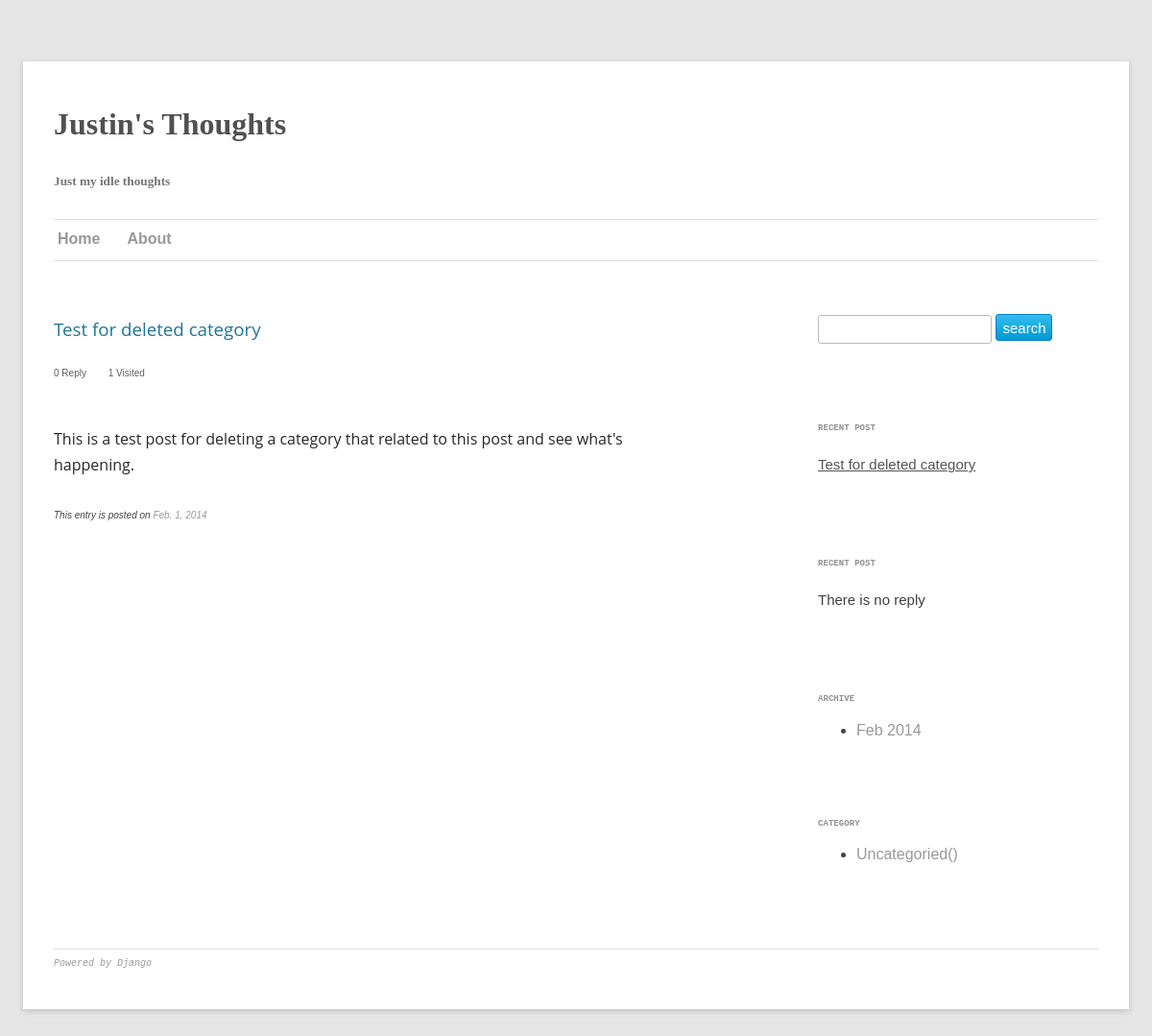
The app's page /, older data.
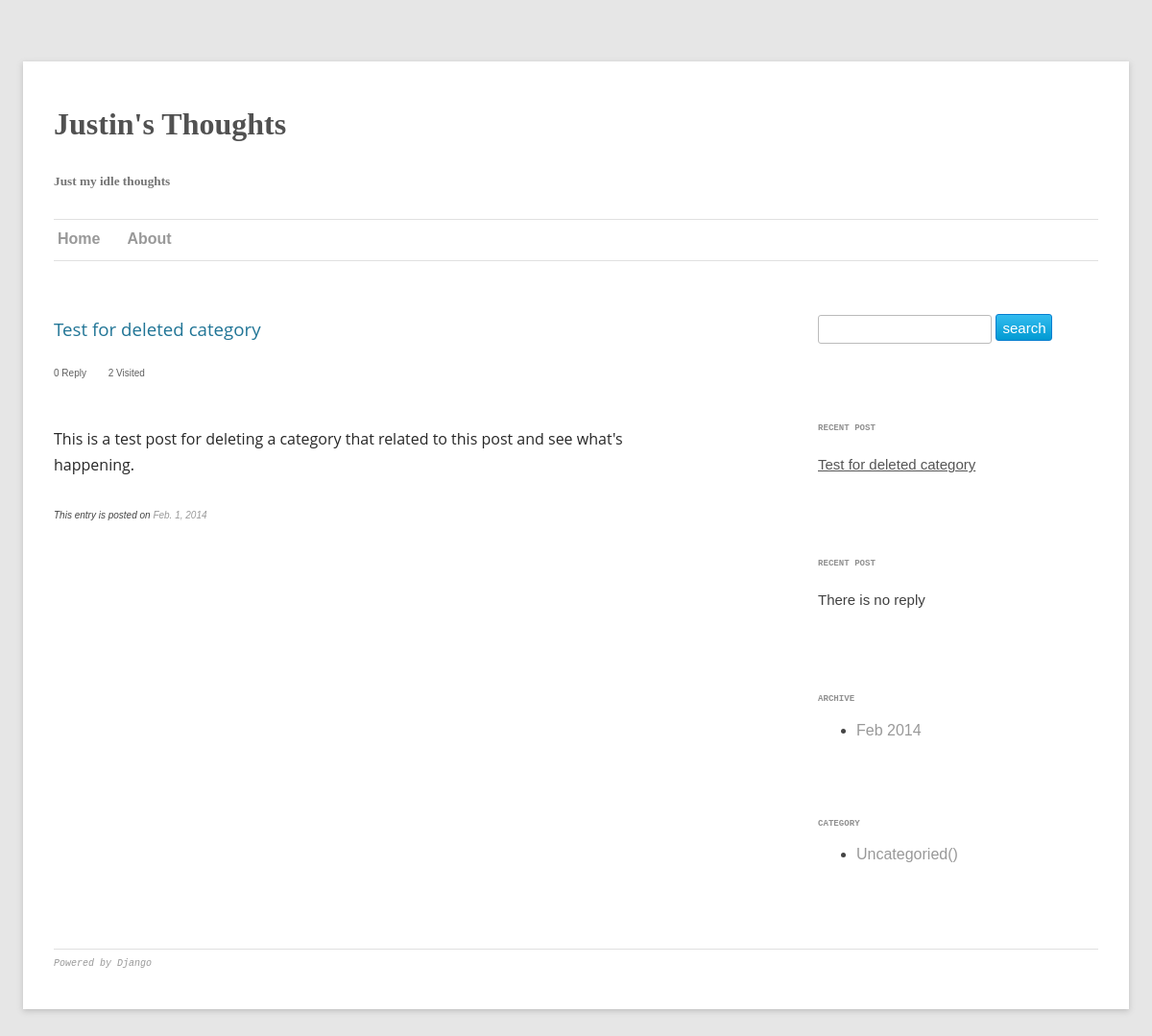
The same page, newer data.
### blog/models.py (models this page shows, shortened)
class Post(models.Model):
  title = models.CharField(max_length=100)
  content = models.TextField()
  author = models.CharField(max_length=100)
  published = models.BooleanField(default = False)
  created_date = models.DateTimeField(auto_now_add = True)
  category = models.ForeignKey(Category, default = 1, on_delete = models.SET_DEFAULT)
  tags = models.ManyToManyField(Tag)
  visit = models.IntegerField()
  class Meta:
    ordering = ['-created_date']
  def get_abs_url(self):
    mangled = self.title.replace(' ', '__')
    return '/blog/%s/' % mangled
  def get_visit_num(self):
    return self.visit
  def get_reply_num(self):
    return Reply.objects.filter(post = self, state = Reply.APPROVED).count()
  @staticmethod
  def get_archive():
    dates = Post.objects.values('created_date').distinct()
    blog_dates = []
    for date in dates:
      archive_date = datetime(year = date['created_date'].year, month = date['created_date'].month,
          day = 1)
      if archive_date not in blog_dates:
        blog_dates.append(archive_date)
    return blog_dates

### blog/views.py (the view)
# urls.py: url(r'^$', 'blog.views.index'),
def index(request):
  posts = Post.objects.filter(published=True)
  recent_post = Post.objects.first()
  recent_reply = Reply.objects.filter(state = Reply.APPROVED).first()
  categories = Category.objects.all()
  archives = None
  archives = Post.get_archive()
  return render(request, 'blog/index.html', {'posts': posts, 'recent_post':recent_post,
    'recent_reply':recent_reply, 'categories': categories, 'archives':archives})

### templates/blog/index.html (shortened to what this page needs)
{% extends "blog/base.html" %}
{% block content %}
  {% for post in posts %}
  <div class = "post" >
    <div class = "title">
      <h3>
        <a href="{{ post.get_abs_url }} " >
        {{ post.title|safe }}
        </a>
      </h3>
    </div>
    <div class = "info">
      <span class = "item">
        {{post.get_reply_num}} Reply
      </span>
      <span class = "item">
        {{post.get_visit_num}} Visited
      </span>
    </div>
    <div class = "blog_content">
      <p>{{ post.content|slice:":255"|safe }}</p>
    </div>
    <div class ="footer">
      <p>This entry is posted on <a href="/blog/{{post.created_date|date:"Y"}}/{{post.created_date|date:"m"}}/{{post.created_date|date:"d"}}/">
        {{post.created_date|date}}
      </a></p>
    </div>
  </div>
  {% endfor %}
{% endblock %}

### templates/blog/base.html (shortened to what this page needs)
<!DOCTYPE html>
<html>
<head>
  <link rel="stylesheet" type="text/css" href="{{STATIC_URL}}global.css" />
  <link rel="stylesheet" type="text/css" href="{{STATIC_URL}}post.css" />
</head>
<body style="color:#444;background-color:#e6e6e6;font-family:sans-serif">
  <div class="page">
    <div class="header">
      <h1 class="blog-title">Justin's Thoughts</h1>
      <h5 class="blog-desc">Just my idle thoughts</h5>
    </div>
    <div class="menu">
      <hr />
      <ul class="menu">
        <li><a href="/" class="title-menu-item">Home</a></li>
        <li><a href="/about/" class="title-menu-item">About</a></li>
      </ul>
      <hr />
    </div>
    <div class = "maincontent">
      <div class = "sidebar">
        <div class = "widget widget_form">
          <form action="/blog/search/" method="get" class = "search">
            <p><input type="text" name="q" class="search text"/>
            <input type="submit" value="search" class = "search  button"></p>
          </form>
        </div>
        <div class = "widget widget_recent_post">
          <p class = "widget_title">RECENT POST</p>
          <p class = "widget_content">{% if recent_post %}<a href="{{recent_post.get_abs_url}}">{{ recent_post.title }}</a>{% else %}There is no post{% endif %}</p>
        </div>
        <div class = "widget widget_recent_reply">
          <p class = "widget_title">RECENT POST</p>
          <p class = "widget_content">{% if recent_reply %}<a href="{{recent_reply.get_post_url}}">{{ recent_reply.name }} on {{recent_reply.post}}</a>{% else %}There is no reply{% endif %}</p>
        </div>
        <div class = "widget widget_archive">
          <p class = "widget_title">ARCHIVE</p>
          <ul class = archive_list>
            {% for archive in archives %}
            <li><a href = "/blog/{{archive|date:"Y"}}/{{archive|date:"m"}}">{{ archive|date:"M Y"}}</a></li>
            {% endfor %}
        </div>
        <div class = "widget widget_category">
          <p class = "widget_title">CATEGORY</p>
          <ul class = 'category_list'>
            {% for category in categories %}
            <li><a href="/blog/category/{{ category.name }}/">{{ category.name }}({{category.get_num}})</a></li>
            {% endfor %}
          </ul>
        </div>
      </div>
      <div class = "content">
        {% block content %}
        {% endblock %}
      </div>
      <div class = "footer">
        <hr />
        <p><a href="http://www.djangoproject.com">Powered by Django</a></p>
      </div>
    </div>
  </div>
</body>
</html>

Row changes from the older to the newer data that the page shows:
changed Post "Test for deleted category": get_visit_num "1" → "2"
